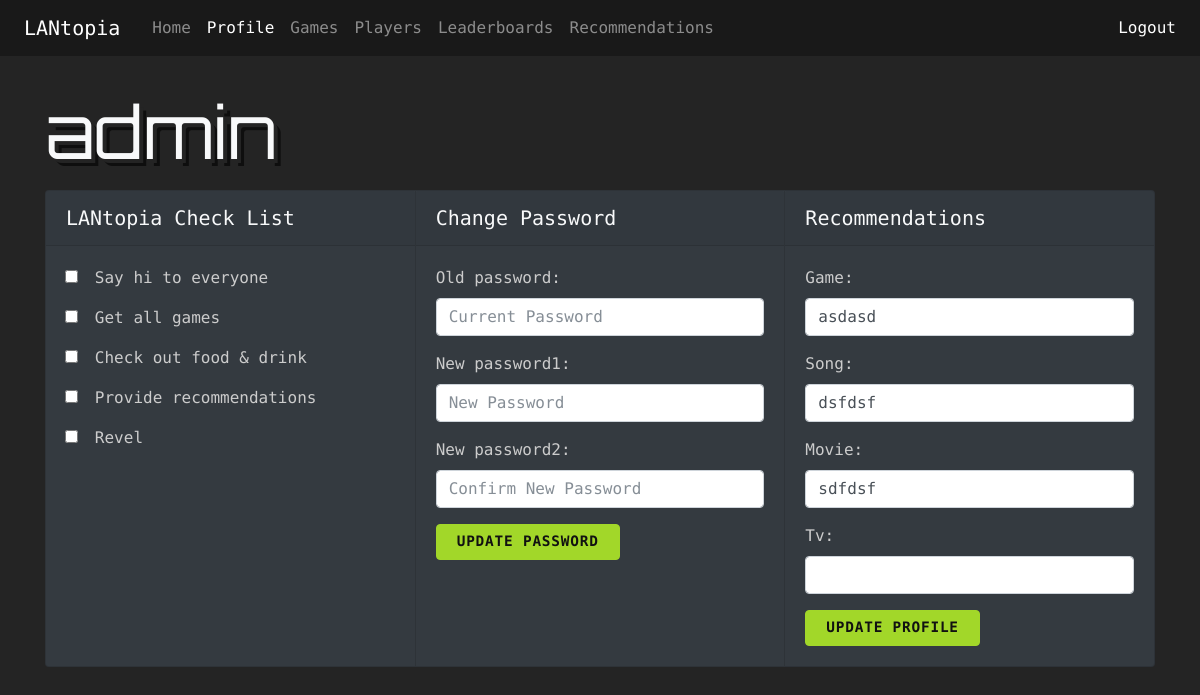
/profile/ (signed in), run on the app's committed database.
### core/models.py (models this page shows)
class Todo(models.Model):
    user = models.OneToOneField(User, on_delete=models.CASCADE, null=True)
    sayHi = models.BooleanField(default=False)
    getGames = models.BooleanField(default=False)
    checkDrinks = models.BooleanField(default=False)
    makePicks = models.BooleanField(default=False)
    doRevel = models.BooleanField(default=False)

class Profile(models.Model):
    user = models.OneToOneField(User, on_delete=models.CASCADE)
    game = models.CharField(max_length=75, blank=True)
    song = models.CharField(max_length=75, blank=True)
    movie = models.CharField(max_length=75, blank=True)
    tv = models.CharField(max_length=75, blank=True)
    caps = models.IntegerField(default=0)

### core/views.py (the view, shortened to what this page needs)
# urls.py: url(r'^profile/', include('core.urls')),
@login_required
def profile(request):
    if request.method == "POST" and 'profileUpdateButton' in request.POST:
        profile_form = ProfileForm(request.POST,  instance=request.user.profile)
        password_form = CustomPasswordChangeForm(request.user)
        todo_form = TodoForm(instance=request.user.todo)
        if profile_form.is_valid():
            profile_form.save()
    elif request.method == "POST":
        todo_form = TodoForm(request.POST,  instance=request.user.todo)
        password_form = CustomPasswordChangeForm(request.user)
        profile_form = ProfileForm(instance=request.user.profile)
        if todo_form.is_valid():
            todo_form.save()
    else:
        password_form = CustomPasswordChangeForm(request.user)
        profile_form = ProfileForm(instance=request.user.profile)
        todo_form = TodoForm(instance=request.user.todo)
    todo_count = 0
    checklist_done = False
    for z in todo_form:
        if z.value == False:
            todo_count += 1
    if request.method =="POST":
        return HttpResponseRedirect('/profile', {
            'password_form': password_form,
            'profile_form': profile_form,
            'todo_form': todo_form,
            'checklist_done': checklist_done,
            'todo_count': todo_count
        })
    else:
        return render(request, 'core/profile.html', {
            'password_form': password_form,
            'profile_form': profile_form,
            'todo_form': todo_form,
            'checklist_done': checklist_done,
            'todo_count': todo_count
        })

### lantopia/forms.py
class CustomPasswordChangeForm(PasswordChangeForm):
    old_password = forms.CharField(widget=PasswordInput(attrs={'class':'loginInput form-control','placeholder':'Current Password'}))
    new_password1 = forms.CharField(widget=PasswordInput(attrs={'class':'loginInput form-control','placeholder':'New Password'}))
    new_password2 = forms.CharField(widget=PasswordInput(attrs={'class':'loginInput form-control','placeholder':'Confirm New Password'}))

### core/forms.py
class ProfileForm(forms.ModelForm):
    class Meta:
        model = Profile
        fields = ('game', 'song', 'movie', 'tv')
        widgets = {
            'game': forms.TextInput(attrs={'class':'form-control'}),
            'song': forms.TextInput(attrs={'class':'form-control'}),
            'movie': forms.TextInput(attrs={'class':'form-control'}),
            'tv': forms.TextInput(attrs={'class':'form-control'}),
        }

### templates/core/profile.html (shortened to what this page needs)
{% extends 'core/base.html' %}
{% block content %}
<div class="row">
  <div class="col profile-heading">
    <h1 class="display-3 sickshadow-black">{{ user.username }}</h1>
  </div>
</div>
<div class="card-group">
  {% if checklist_done == False %}
  <div class="card bg-dark">
    <div class="card-header">
      LANtopia Check List
</div>
    <div class="card-body">
    <form method="POST">{% csrf_token %}
      {%for z in todo_form %}
        {% if z.value == False %}
          <div class="form-group">
            <label class='toDoItem form-check-label'>{{ z }}&emsp;{{ z.label }}</label>
          </div>
        {% else %}
          <p style="display:none;">{{ z }}</p>
        {% endif %}
      {% endfor %}
    </form>
  </div>
  </div>
  {% endif %}
  <div class="card bg-dark">
    <div class="card-header">
      Change Password
      </div>
    <div class="card-body">
    <form method="POST">{% csrf_token %}
        {%for z in password_form %}
            <div class="form-group">
                {{ z.label_tag }}
                {{ z }}
            </div>
        {% endfor %}
        <button class="passwordUpdateButton btn btn-primary" name="passwordUpdateButton" type="submit">Update Password</button>
    </form>
  </div>
  </div>
  <div class="card bg-dark">
    <div class="card-header">
      Recommendations
    </div>
    <div class="card-body">
      <form method="POST">{% csrf_token %}
          {%for z in profile_form %}
              <div class="form-group">{{ z.label_tag }}{{ z }}</div>
          {% endfor %}
          <button class="loginButton btn btn-primary" name="profileUpdateButton" type="submit">Update Profile</button>
      </form>
    </div>
  </div>
</div>
{% endblock %}

### data on the page
Profile: profile_form "asdasd" "dsfdsf" "sdfdsf"

### other printed values
{{ user.username }} "admin"
{{ z.label }} "Say hi to everyone" "Get all games" "Check out food & drink" "Provide recommendations" "Revel"
{{ z.label_tag }} "Old password:" "New password1:" "New password2:"
{{ z.label_tag }} "Game:" "Song:" "Movie:" "Tv:"
